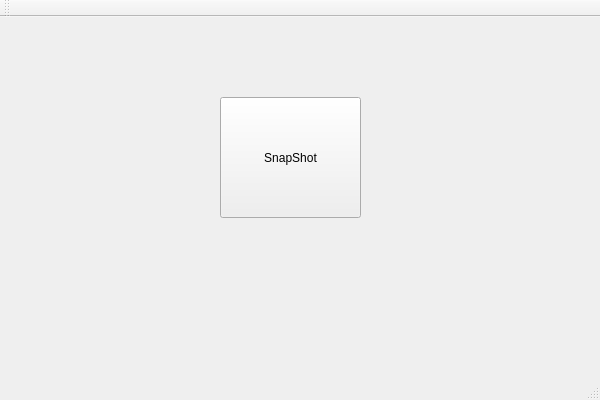
<?xml version="1.0" encoding="UTF-8"?>
<ui version="4.0">
 <class>MyClassClass</class>
 <widget class="QMainWindow" name="MyClassClass">
  <property name="geometry">
   <rect>
    <x>0</x>
    <y>0</y>
    <width>600</width>
    <height>400</height>
   </rect>
  </property>
  <property name="windowTitle">
   <string>MyClass</string>
  </property>
  <widget class="QWidget" name="centralWidget">
   <widget class="QPushButton" name="pushButton">
    <property name="geometry">
     <rect>
      <x>220</x>
      <y>80</y>
      <width>141</width>
      <height>121</height>
     </rect>
    </property>
    <property name="text">
     <string>SnapShot</string>
    </property>
   </widget>
  </widget>
  <widget class="QMenuBar" name="menuBar">
   <property name="geometry">
    <rect>
     <x>0</x>
     <y>0</y>
     <width>600</width>
     <height>21</height>
    </rect>
   </property>
  </widget>
  <widget class="QToolBar" name="mainToolBar">
   <attribute name="toolBarArea">
    <enum>TopToolBarArea</enum>
   </attribute>
   <attribute name="toolBarBreak">
    <bool>false</bool>
   </attribute>
  </widget>
  <widget class="QStatusBar" name="statusBar"/>
 </widget>
 <layoutdefault spacing="6" margin="11"/>
 <resources>
  <include location="myclass.qrc"/>
 </resources>
 <connections>
  <connection>
   <sender>pushButton</sender>
   <signal>clicked()</signal>
   <receiver>MyClassClass</receiver>
   <slot>takeSnapShoot()</slot>
   <hints>
    <hint type="sourcelabel">
     <x>290</x>
     <y>173</y>
    </hint>
    <hint type="destinationlabel">
     <x>299</x>
     <y>199</y>
    </hint>
   </hints>
  </connection>
 </connections>
 <slots>
  <slot>takeSnapShoot()</slot>
 </slots>
</ui>
